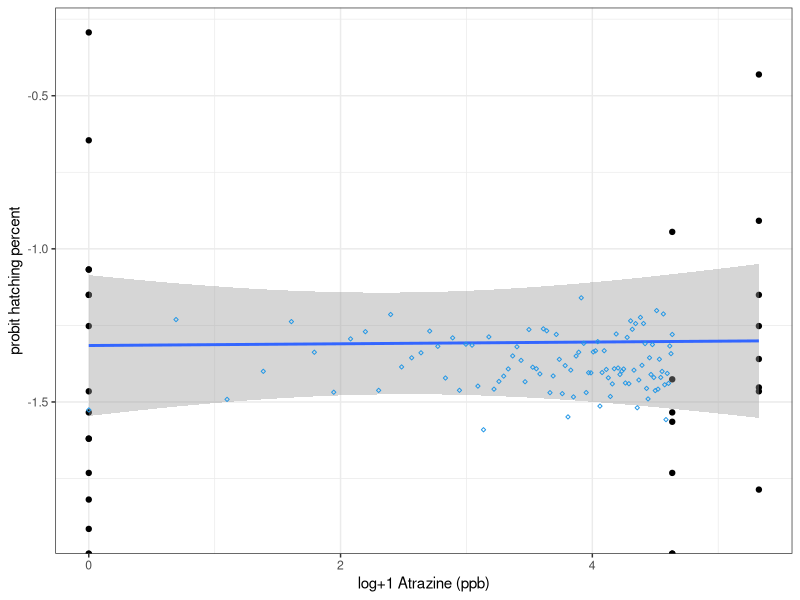
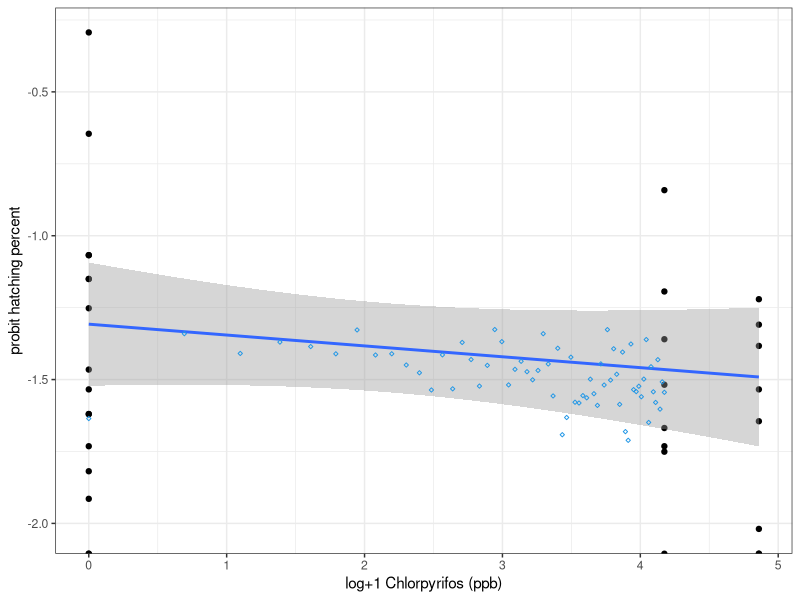
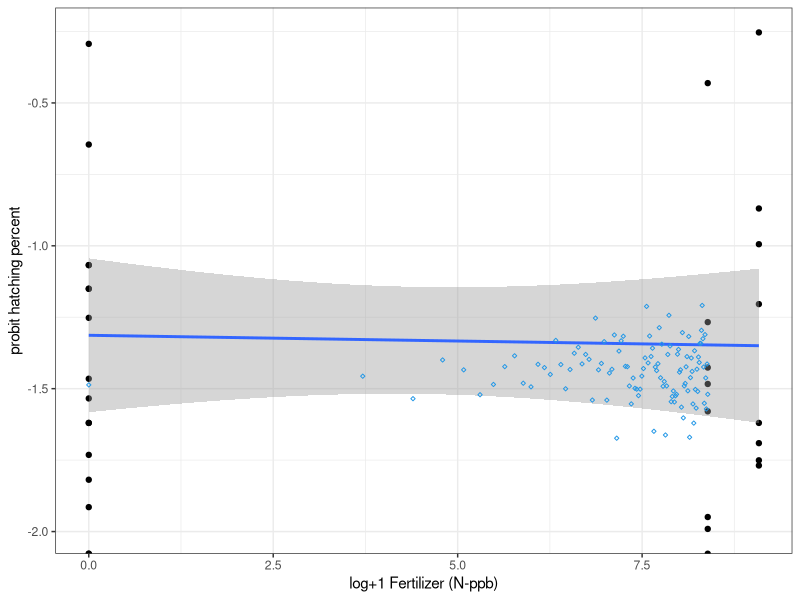
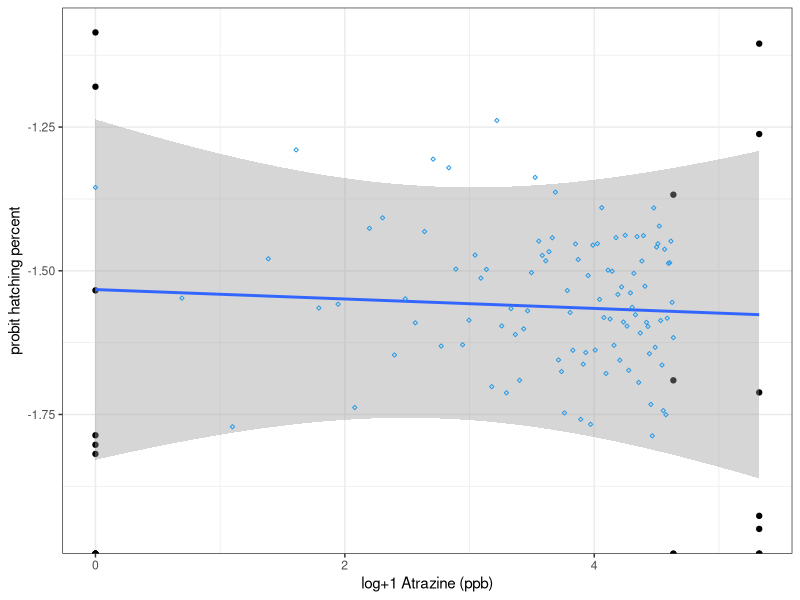
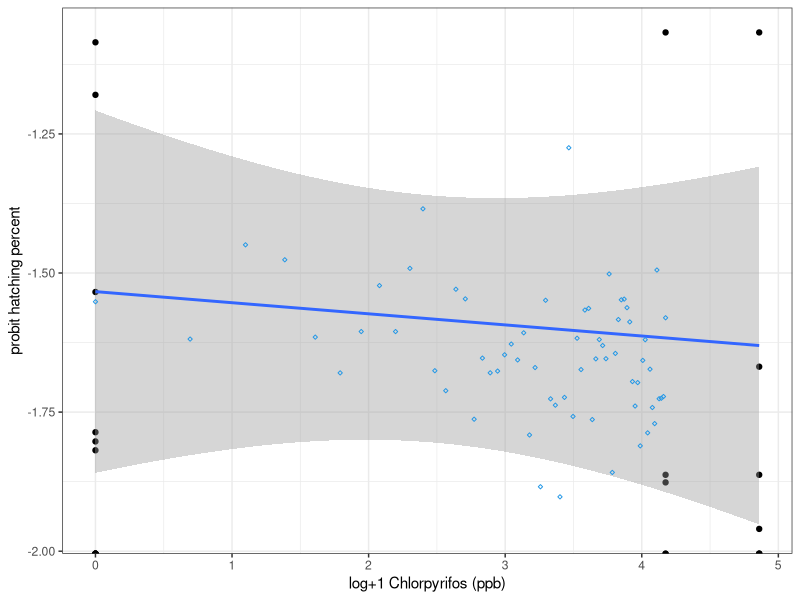
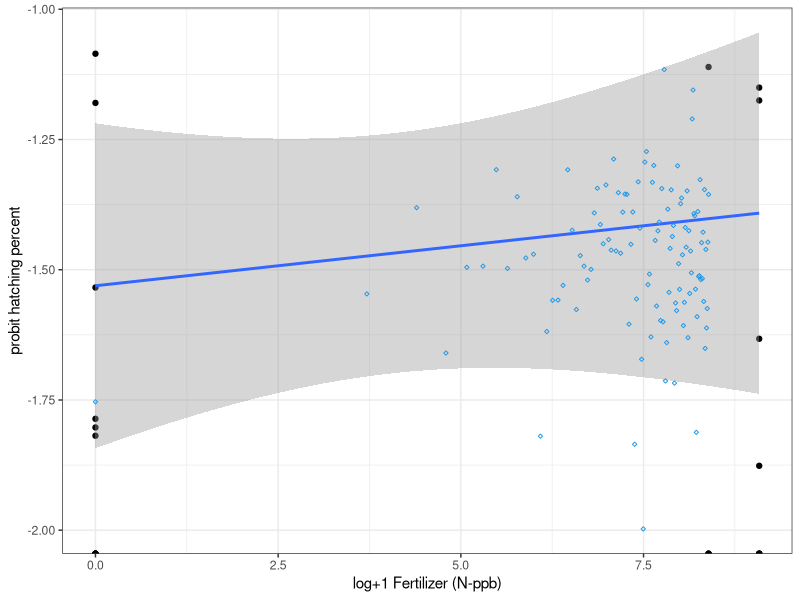

The R script that drew these images, in order:
#This work is licensed under a Creative Commons Attribution-NonCommercial 4.0 International License#########
#<http://creativecommons.org/licenses/by-nc/4.0/> by Christopher Hoover, Arathi Arakala, Manoj Gambhir 
#and Justin Remais. This work was supported in part by the National Institutes of Health/National Science 
#Foundation Ecology of Infectious Disease program funded by the Fogarty International Center 
#(grant R01TW010286), the National Institute of Allergy and Infectious Diseases (grant K01AI091864), 
#and the National Science Foundation Water Sustainability and Climate Program (grant 1360330).

#Per the terms of this license, if you are making derivative use of this work, you must identify that 
#your work is a derivative work, give credit to the original work, provide a link to the license, 
#and indicate changes that were made.###############
require(tidyverse)

#Estimate 1-hr Schistosoma egg viability
meso_dat_eggs <- read_csv('Agrochemical_Review/Response_Fxs/Data/Halstead_meso_egg_viability.csv') %>% 
  mutate(probit_per_hatch = qnorm(per_hatch),
         atr_conc = 102*Atrazine,
         atr_conc_logp1 = log(atr_conc+1),
         chlor_conc = 64*Chlorpyrifos,
         chlor_conc_logp1 = log(chlor_conc+1),
         fert_conc = 4400*Fertilizer,
         fert_conc_logp1 = log(fert_conc+1))

#Mansoni data***********################################
meso_dat_mans_eggs <- meso_dat_eggs %>% filter(species == "mansoni")

#Atrazine ##########
#model
meso_mans_egg_atr <- lm(probit_per_hatch ~ atr_conc_logp1, weights = eggs,
                        data = meso_dat_mans_eggs %>% 
                          filter(Treatment %in% c("S", "A1x", "A2x", "H2O", "W") & 
                                   is.finite(probit_per_hatch)))

meso_mans_egg_atr_int <- pnorm(coef(meso_mans_egg_atr)[1])
  
#Atrazine function returns relative proportion change in viability from baseline
halstead_meso18_atr_mans_v_uncertainty<-function(He){
  init = predict(meso_mans_egg_atr, newdata = data.frame(atr_conc_logp1 = log(He+1)), se.fit = T)
  
  pred = pnorm(rnorm(1, init$`fit`, init$`se.fit`))
  
  pred / meso_mans_egg_atr_int
}

#plot viability over atrazine concentration with predictions
meso_dat_mans_eggs %>% filter(Treatment %in% c("S", "A1x", "A2x", "H2O", "W")) %>% 
  ggplot(aes(x = atr_conc_logp1, y = probit_per_hatch)) + geom_point() + theme_bw() +
  geom_smooth(method = "lm") + ylab("probit hatching percent") + xlab("log+1 Atrazine (ppb)") +
  geom_point(data = data.frame(atr_conc_logp1 = log(c(0:102)+1),
                        prediction = qnorm(sapply(c(0:102), halstead_meso18_atr_mans_v_uncertainty)*meso_mans_egg_atr_int)), 
             aes(x = atr_conc_logp1, y = prediction), pch = 5, col = 4, cex = 0.7)

#Chlorpyrifos ##########
#Chlorpyrifos model
meso_mans_egg_chlor<-lm(probit_per_hatch ~ chlor_conc_logp1, weights = eggs,
                        data = meso_dat_mans_eggs %>% 
                          filter(Treatment %in% c("S", "C1x", "C1X", "C2x", "H2O", "W") & 
                                   is.finite(probit_per_hatch)))

meso_mans_egg_chlor_int <- pnorm(coef(meso_mans_egg_chlor)[1])

#Chlorpyrifos function
halstead_meso18_chlor_mans_v_uncertainty<-function(In){
  init = predict(meso_mans_egg_chlor, newdata = data.frame(chlor_conc_logp1 = log(In+1)), se.fit = T)
  
  pred = pnorm(rnorm(1, init$`fit`, init$`se.fit`))
  
  pred / meso_mans_egg_chlor_int
}

#plot viability over chlorpyrifos concentration
meso_dat_mans_eggs %>% filter(Treatment %in% c("S", "C1x", "C1X", "C2x", "H2O", "W")) %>% 
  ggplot(aes(x = chlor_conc_logp1, y = probit_per_hatch)) + geom_point() + theme_bw() +
  geom_smooth(method = "lm") + ylab("probit hatching percent") + xlab("log+1 Chlorpyrifos (ppb)") +
  geom_point(data = data.frame(chlor_conc_logp1 = log(c(0:64)+1),
                        prediction = qnorm(sapply(c(0:64), halstead_meso18_chlor_mans_v_uncertainty)*meso_mans_egg_chlor_int)), 
             aes(x = chlor_conc_logp1, y = prediction), pch = 5, col = 4, cex = 0.7)

#Fertilizer ##########
#Fertilizer model
meso_mans_egg_fert<-lm(probit_per_hatch ~ fert_conc_logp1, weights = eggs,
                        data = meso_dat_mans_eggs %>% 
                          filter(Treatment %in% c("S", "F1x", "F1X", "F2x", "H2O", "W") & 
                                   is.finite(probit_per_hatch)))

meso_mans_egg_fert_int <- pnorm(coef(meso_mans_egg_fert)[1])

#Fertilizer function
halstead_meso18_fert_mans_v_uncertainty<-function(Fe){
  init = predict(meso_mans_egg_fert, newdata = data.frame(fert_conc_logp1 = log(Fe+1)), se.fit = T)
  
  pred = pnorm(rnorm(1, init$`fit`, init$`se.fit`))
  
  pred / meso_mans_egg_fert_int
}

#plot viability over fertilizer concentration
meso_dat_mans_eggs %>% filter(Treatment %in% c("S", "F1x", "F1X", "F2x", "H2O", "W")) %>% 
  ggplot(aes(x = fert_conc_logp1, y = probit_per_hatch)) + geom_point() + theme_bw() +
  geom_smooth(method = "lm") + ylab("probit hatching percent") + xlab("log+1 Fertilizer (N-ppb)") +
  geom_point(data = data.frame(fert_conc_logp1 = log(seq(0,4400,40)+1),
                        prediction = qnorm(sapply(seq(0,4400,40), halstead_meso18_fert_mans_v_uncertainty)*meso_mans_egg_fert_int)), 
             aes(x = fert_conc_logp1, y = prediction), pch = 5, col = 4, cex = 0.7)


#haematobium data ************################################
meso_dat_haem_eggs <- meso_dat_eggs %>% filter(species == "haematobium")

#Atrazine ##########
#model
meso_haem_egg_atr <- lm(probit_per_hatch ~ atr_conc_logp1, weights = eggs,
                        data = meso_dat_haem_eggs %>% 
                          filter(Treatment %in% c("S", "A1x", "A2x", "H2O", "W") & 
                                   is.finite(probit_per_hatch)))

meso_haem_egg_atr_int <- pnorm(coef(meso_haem_egg_atr)[1])
  
#Atrazine function returns relative proportion change in viability from baseline
halstead_meso18_atr_haem_v_uncertainty<-function(He){
  init = predict(meso_haem_egg_atr, newdata = data.frame(atr_conc_logp1 = log(He+1)), se.fit = T)
  
  pred = pnorm(rnorm(1, init$`fit`, init$`se.fit`))
  
  pred / meso_haem_egg_atr_int
}

#plot viability over atrazine concentration with predictions
meso_dat_haem_eggs %>% filter(Treatment %in% c("S", "A1x", "A2x", "H2O", "W")) %>% 
  ggplot(aes(x = atr_conc_logp1, y = probit_per_hatch)) + geom_point() + theme_bw() +
  geom_smooth(method = "lm") + ylab("probit hatching percent") + xlab("log+1 Atrazine (ppb)") +
  geom_point(data = data.frame(atr_conc_logp1 = log(c(0:102)+1),
                        prediction = qnorm(sapply(c(0:102), halstead_meso18_atr_haem_v_uncertainty)*meso_haem_egg_atr_int)), 
             aes(x = atr_conc_logp1, y = prediction), pch = 5, col = 4, cex = 0.7)

#Chlorpyrifos ##########
#Chlorpyrifos model
meso_haem_egg_chlor<-lm(probit_per_hatch ~ chlor_conc_logp1, weights = eggs,
                        data = meso_dat_haem_eggs %>% 
                          filter(Treatment %in% c("S", "C1x", "C1X", "C2x", "H2O", "W") & 
                                   is.finite(probit_per_hatch)))

meso_haem_egg_chlor_int <- pnorm(coef(meso_haem_egg_chlor)[1])

#Chlorpyrifos function
halstead_meso18_chlor_haem_v_uncertainty<-function(In){
  init = predict(meso_haem_egg_chlor, newdata = data.frame(chlor_conc_logp1 = log(In+1)), se.fit = T)
  
  pred = pnorm(rnorm(1, init$`fit`, init$`se.fit`))
  
  pred / meso_haem_egg_chlor_int
}

#plot viability over chlorpyrifos concentration
meso_dat_haem_eggs %>% filter(Treatment %in% c("S", "C1x", "C1X", "C2x", "H2O", "W")) %>% 
  ggplot(aes(x = chlor_conc_logp1, y = probit_per_hatch)) + geom_point() + theme_bw() +
  geom_smooth(method = "lm") + ylab("probit hatching percent") + xlab("log+1 Chlorpyrifos (ppb)") +
  geom_point(data = data.frame(chlor_conc_logp1 = log(c(0:64)+1),
                        prediction = qnorm(sapply(c(0:64), halstead_meso18_chlor_haem_v_uncertainty)*meso_haem_egg_chlor_int)), 
             aes(x = chlor_conc_logp1, y = prediction), pch = 5, col = 4, cex = 0.7)

#Fertilizer ##########
#Fertilizer model
meso_haem_egg_fert<-lm(probit_per_hatch ~ fert_conc_logp1, weights = eggs,
                        data = meso_dat_haem_eggs %>% 
                          filter(Treatment %in% c("S", "F1x", "F1X", "F2x", "H2O", "W") & 
                                   is.finite(probit_per_hatch)))

meso_haem_egg_fert_int <- pnorm(coef(meso_haem_egg_fert)[1])

#Fertilizer function
halstead_meso18_fert_haem_v_uncertainty<-function(Fe){
  init = predict(meso_haem_egg_fert, newdata = data.frame(fert_conc_logp1 = log(Fe+1)), se.fit = T)
  
  pred = pnorm(rnorm(1, init$`fit`, init$`se.fit`))
  
  pred / meso_haem_egg_fert_int
}

#plot viability over fertilizer concentration
meso_dat_haem_eggs %>% filter(Treatment %in% c("S", "F1x", "F1X", "F2x", "H2O", "W")) %>% 
  ggplot(aes(x = fert_conc_logp1, y = probit_per_hatch)) + geom_point() + theme_bw() +
  geom_smooth(method = "lm") + ylab("probit hatching percent") + xlab("log+1 Fertilizer (N-ppb)") +
  geom_point(data = data.frame(fert_conc_logp1 = log(seq(0,4400,40)+1),
                        prediction = qnorm(sapply(seq(0,4400,40), halstead_meso18_fert_haem_v_uncertainty)*meso_haem_egg_fert_int)), 
             aes(x = fert_conc_logp1, y = prediction), pch = 5, col = 4, cex = 0.7)
